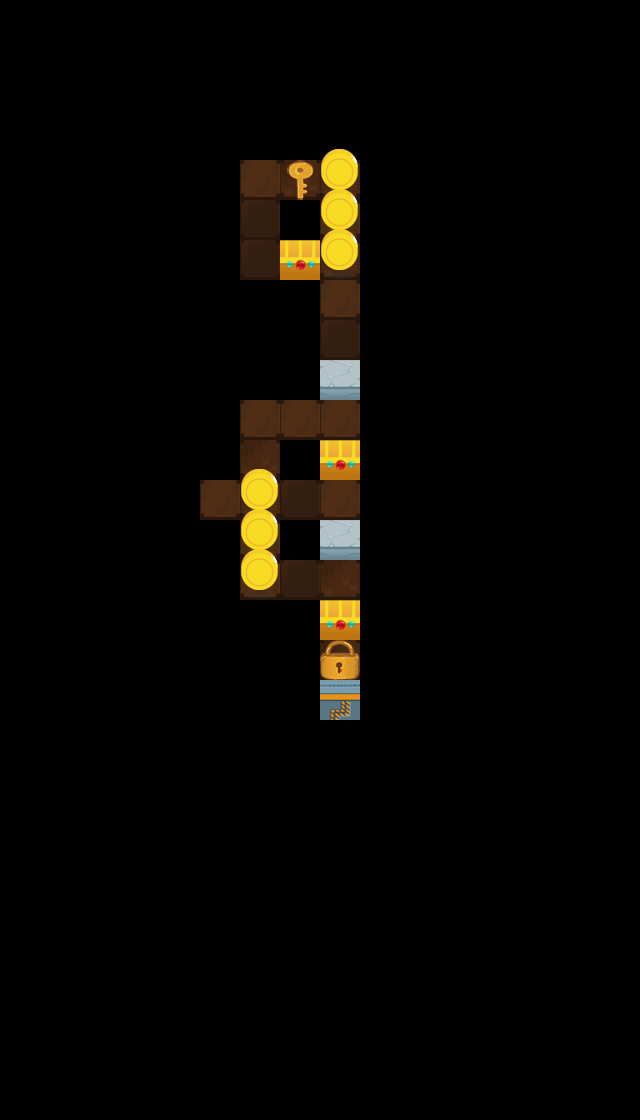

A 2D game scene composited from a Tiled map and its tileset images. What follows is a short description and the map's XML, with each tile layer's data collapsed to a summary:
An orthogonal 16x28 tile map with 40x40 px tiles, 3 tile layers (layer1, layer2, layer3) and 1 object (startPos).

<map version="1.0" orientation="orthogonal" renderorder="right-down" width="16" height="28" tilewidth="40" tileheight="40">
 <tileset firstgid="1" name="element" tilewidth="40" tileheight="40">
  <image source="element.png" width="520" height="512" />
 </tileset>
 <layer name="layer1" width="16" height="28">
  <data>[448 cells, 28 non-empty, 3 distinct tile ids]</data>
 </layer>
 <layer name="layer2" width="16" height="28">
  <data>[448 cells, 61 non-empty, 7 distinct tile ids]</data>
 </layer>
 <layer name="layer3" width="16" height="28">
  <data>[448 cells, 6 non-empty, 1 distinct tile ids]</data>
 </layer>
 <objectgroup name="objLayer">
  <object name="startPos" x="338.667" y="500">
   <properties>
    <property name="dir" value="left" />
   </properties>
  </object>
 </objectgroup>
</map>
